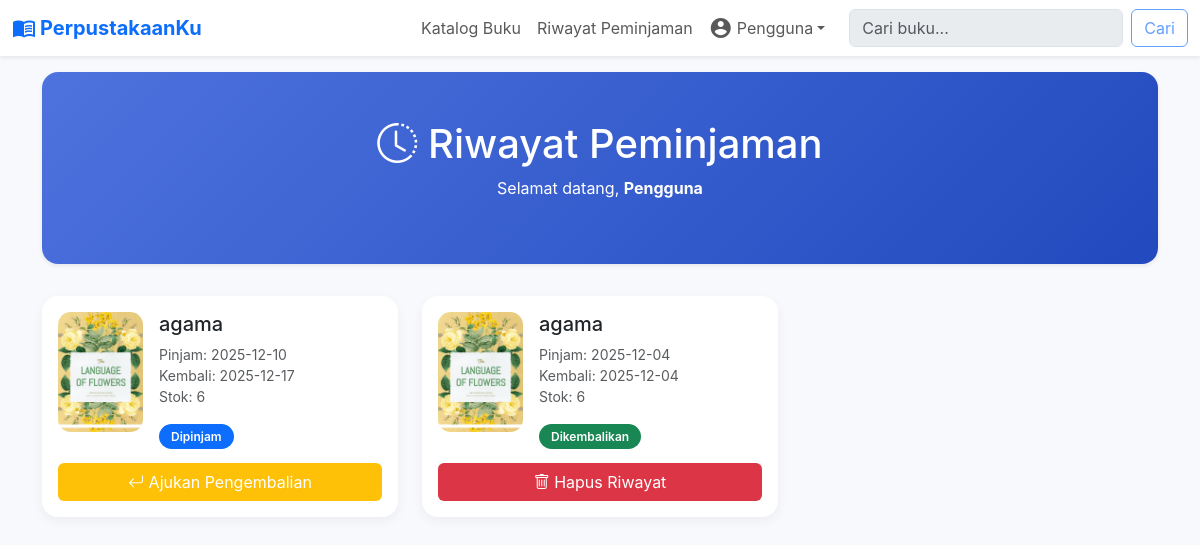
Screenshot of /user/riwayat.php (signed in) with the database file from the repository.
### tables this page shows
CREATE TABLE `peminjaman_222274` (
  `id_peminjaman_222274` int(11) NOT NULL,
  `id_anggota_222274` int(11) NOT NULL,
  `id_buku_222274` int(11) NOT NULL,
  `id_admin_222274` int(11) DEFAULT NULL,
  `tanggal_pinjam_222274` date DEFAULT NULL,
  `tanggal_kembali_222274` date DEFAULT NULL,
  `status_222274` enum('dipinjam','dikembalikan','menunggu_konfirmasi_admin','dibatalkan','menunggu_konfirmasi_pengembalian') DEFAULT 'menunggu_konfirmasi_admin'
);

CREATE TABLE `buku_222274` (
  `id_buku_222274` int(11) NOT NULL,
  `judul_222274` varchar(150) NOT NULL,
  `penulis_222274` varchar(100) DEFAULT NULL,
  `penerbit_222274` varchar(100) DEFAULT NULL,
  `tahun_terbit_222274` year(4) DEFAULT NULL,
  `kategori_222274` varchar(100) DEFAULT NULL,
  `stok_222274` int(11) DEFAULT 0,
  `img_222274` varchar(255) DEFAULT NULL,
  `deskripsi_222274` text DEFAULT NULL
);

### user/riwayat.php (the view, shortened to what this page needs)
<?php
require '../config/connect.php';
include 'templates/header.php';
include 'templates/navbar.php';
$id_anggota = $_SESSION['user']['id_anggota_222274'];
$namaUser   = htmlspecialchars($_SESSION['user']['nama_222274'] ?? 'Pengguna');
$stmtList = $conn->prepare("
    SELECT p.id_peminjaman_222274, p.id_buku_222274,
           p.tanggal_pinjam_222274, p.tanggal_kembali_222274, p.status_222274,
           b.judul_222274, b.img_222274, b.stok_222274
    FROM peminjaman_222274 p
    JOIN buku_222274 b ON p.id_buku_222274 = b.id_buku_222274
    WHERE p.id_anggota_222274=?
    ORDER BY p.tanggal_pinjam_222274 DESC
");
$stmtList->bind_param("i", $id_anggota);
$stmtList->execute();
$riwayat = $stmtList->get_result();
?>
<!DOCTYPE html>
<html lang="id">
<head>
    <link href="https://cdn.jsdelivr.net/npm/bootstrap@5.3.3/dist/css/bootstrap.min.css" rel="stylesheet">
    <link href="https://cdn.jsdelivr.net/npm/bootstrap-icons@1.11.3/font/bootstrap-icons.css" rel="stylesheet">
</head>
<body>
    <div class="container py-4">
        <section class="hero shadow-sm">
            <h1><i class="bi bi-clock-history"></i> Riwayat Peminjaman</h1>
            <p>Selamat datang, <b><?= htmlspecialchars($namaUser) ?></b></p>
        </section>
        <div class="row g-4">
            <?php if ($riwayat->num_rows > 0): ?>
                <?php while ($r = $riwayat->fetch_assoc()):
                    $img = $r['img_222274'] ? "../uploads/sampul/" . $r['img_222274']
                        : "https://images.unsplash.com/photo-1528207776546-365bb710ee93?w=400";
                    $statusClass = match ($r['status_222274']) {
                        "dipinjam" => "status-dipinjam",
                        "dikembalikan" => "status-dikembalikan",
                        "menunggu_konfirmasi_pengembalian" => "status-menunggu",
                        "menunggu_konfirmasi_admin" => "status-menunggu",
                        "dibatalkan" => "status-menunggu",
                        default => "status-menunggu",
                    };
                ?>
                    <div class="col-md-6 col-lg-4">
                        <div class="card card-book p-3 h-100">
                            <div class="d-flex">
                                <img src="<?= htmlspecialchars($img) ?>" class="book-img me-3">
                                <div>
                                    <h5><?= htmlspecialchars($r['judul_222274']) ?></h5>
                                    <p class="small text-muted">
                                        Pinjam: <?= $r['tanggal_pinjam_222274'] ?><br>
                                        Kembali: <?= $r['tanggal_kembali_222274'] ?: '-' ?><br>
                                        Stok: <?= $r['stok_222274'] ?>
                                    </p>
                                    <span class="status-badge <?= $statusClass ?>">
                                        <?= ucfirst(str_replace('_', ' ', $r['status_222274'])) ?>
                                    </span>
                                </div>
                            </div>
                            <div class="mt-3">
                                <?php if ($r['status_222274'] == "dipinjam"): ?>
                                    <form method="POST">
                                        <button type="submit" name="return_buku"
                                            onclick="return confirm('Ajukan pengembalian buku ini?')"
                                            class="btn btn-return w-100">
                                            <i class="bi bi-arrow-return-left"></i> Ajukan Pengembalian
                                        </button>
                                    </form>
                                <?php elseif ($r['status_222274'] == "menunggu_konfirmasi_pengembalian"): ?>
                                    <div class="alert-wait">Sedang menunggu konfirmasi admin</div>
                                <?php elseif ($r['status_222274'] == "dikembalikan"): ?>
                                    <form method="POST">
                                        <button type="submit" name="hapus_riwayat"
                                            onclick="return confirm('Hapus riwayat ini?')"
                                            class="btn btn-hapus w-100">
                                            <i class="bi bi-trash"></i> Hapus Riwayat
                                        </button>
                                    </form>
                                <?php endif; ?>
                            </div>
                        </div>
                    </div>
                <?php endwhile; ?>
            <?php endif; ?>
        </div>
</body>
</html>

### user/templates/header.php (shortened to what this page needs)
<!DOCTYPE html>
<html lang="id">
<head>
<link href="https://cdn.jsdelivr.net/npm/bootstrap@5.3.2/dist/css/bootstrap.min.css" rel="stylesheet">
</head>
<body class="pt-5">

### user/templates/navbar.php (shortened to what this page needs)
<?php
$namaUser = 'Pengguna';
if (isset($_SESSION['user']) && is_array($_SESSION['user'])) {
    $namaUser = htmlspecialchars($_SESSION['user']['nama_222274'] ?? 'Pengguna', ENT_QUOTES, 'UTF-8');
}
?>
<nav class="navbar navbar-expand-lg bg-white shadow-sm fixed-top">
  <div class="container-fluid">
    <a class="navbar-brand fw-bold text-primary d-flex align-items-center" href="Katalog.php">
      <span class="material-icons align-middle me-1">menu_book</span> PerpustakaanKu
    </a>
    <div class="collapse navbar-collapse" id="navbarNav">
      <ul class="navbar-nav ms-auto mb-2 mb-lg-0 align-items-center">
        <li class="nav-item">
          <a class="nav-link" href="Katalog.php">Katalog Buku</a>
        </li>
        <li class="nav-item">
          <a class="nav-link" href="riwayat.php">Riwayat Peminjaman</a>
        </li>
        <li class="nav-item dropdown">
          <a class="nav-link dropdown-toggle d-flex align-items-center" href="#" id="accountDropdown"
             role="button" data-bs-toggle="dropdown" aria-expanded="false">
            <span class="material-icons align-middle me-1">account_circle</span>
            <?= $namaUser ?>
          </a>
        </li>
      </ul>
      <form class="d-flex ms-3" role="search">
        <input class="form-control me-2" type="search" placeholder="Cari buku..." disabled>
        <button class="btn btn-outline-primary" type="button" disabled>Cari</button>
      </form>
    </div>
  </div>
</nav>

### user/templates/header.php (style rules this page uses)
body { font-family: 'Segoe UI', Tahoma, Geneva, Verdana, sans-serif; background-color: #f8f9fa; }
.card { border-radius: 15px; transition: transform 0.2s ease, box-shadow 0.2s ease; }
.status-badge { padding: 6px 12px; border-radius: 20px; font-size: 0.85rem; font-weight: 600; }

### user/riwayat.php (style rules this page uses)
body { background: #f7f9fc; font-family: 'Inter', sans-serif; }
.hero { background: linear-gradient(135deg, #4e73df, #224abe); color: #fff; padding: 3rem 1rem; border-radius: 1rem; text-align: center; margin-bottom: 2rem; }
.card-book { border: none; border-radius: 1rem; box-shadow: 0 4px 12px rgba(0, 0, 0, 0.05); }
.book-img { width: 85px; height: 120px; border-radius: .8rem; object-fit: cover; }
.status-badge { font-size: .75rem; border-radius: 50px; padding: 5px 12px; }
.status-dipinjam { background: #0d6efd; color: #fff; }
.status-dikembalikan { background: #198754; color: #fff; }
.btn-return { background: #ffc107; color: #fff; }
.btn-hapus { background: #dc3545; color: #fff; }

### rows the page displays
peminjaman_222274: id_buku_222274.img_222274 (picture), id_buku_222274.judul_222274 "agama", tanggal_pinjam_222274 "2025-12-10", tanggal_kembali_222274 "2025-12-17", id_buku_222274.stok_222274 "6", status_222274 "Dipinjam"
peminjaman_222274: id_buku_222274.img_222274 (picture), id_buku_222274.judul_222274 "agama", tanggal_pinjam_222274 "2025-12-04", tanggal_kembali_222274 "2025-12-04", id_buku_222274.stok_222274 "6", status_222274 "Dikembalikan"

### other values shown
$namaUser "Pengguna"
